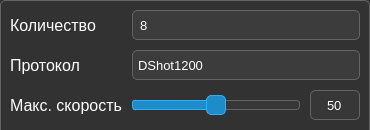
    <widget class="QWidget" name="MotorsSettingsWidget_1" native="true">
     <property name="sizePolicy">
      <sizepolicy hsizetype="Expanding" vsizetype="Fixed">
       <horstretch>0</horstretch>
       <verstretch>0</verstretch>
      </sizepolicy>
     </property>
     <property name="minimumSize">
      <size>
       <width>370</width>
       <height>130</height>
      </size>
     </property>
     <property name="maximumSize">
      <size>
       <width>370</width>
       <height>130</height>
      </size>
     </property>
     <property name="mouseTracking">
      <bool>false</bool>
     </property>
     <property name="autoFillBackground">
      <bool>false</bool>
     </property>
     <property name="styleSheet">
      <string notr="true">background-color:rgb(50,50,50);
border: 1px solid rgb(100,100,100);
border-bottom-width: 0px;
border-radius:5px;
border-bottom-left-radius: 0px;
border-bottom-right-radius: 0px;</string>
     </property>
     <layout class="QGridLayout" name="gridLayout">
      <property name="leftMargin">
       <number>10</number>
      </property>
      <property name="topMargin">
       <number>10</number>
      </property>
      <property name="rightMargin">
       <number>10</number>
      </property>
      <property name="bottomMargin">
       <number>10</number>
      </property>
      <property name="spacing">
       <number>10</number>
      </property>
      <item row="2" column="2">
       <widget class="QLineEdit" name="MaxSpeedEdit">
        <property name="sizePolicy">
         <sizepolicy hsizetype="Fixed" vsizetype="Fixed">
          <horstretch>0</horstretch>
          <verstretch>0</verstretch>
         </sizepolicy>
        </property>
        <property name="minimumSize">
         <size>
          <width>50</width>
          <height>30</height>
         </size>
        </property>
        <property name="maximumSize">
         <size>
          <width>50</width>
          <height>30</height>
         </size>
        </property>
        <property name="font">
         <font>
          <family>Arial</family>
          <pointsize>10</pointsize>
          <weight>50</weight>
          <italic>false</italic>
          <bold>false</bold>
          <kerning>true</kerning>
         </font>
        </property>
        <property name="mouseTracking">
         <bool>false</bool>
        </property>
        <property name="styleSheet">
         <string notr="true">QLineEdit {
	font: 10pt &quot;Arial&quot;;
	color: white;
	background: rgb(55,55,55);
	selection-background-color: rgb(30,140,200);
    border: 1px solid rgb(100,100,100);
    border-radius: 5px;
}</string>
        </property>
        <property name="text">
         <string>50</string>
        </property>
        <property name="maxLength">
         <number>3</number>
        </property>
        <property name="alignment">
         <set>Qt::AlignCenter</set>
        </property>
       </widget>
      </item>
      <item row="2" column="1">
       <widget class="QSlider" name="MaxSpeedSlider">
        <property name="sizePolicy">
         <sizepolicy hsizetype="Preferred" vsizetype="Fixed">
          <horstretch>0</horstretch>
          <verstretch>0</verstretch>
         </sizepolicy>
        </property>
        <property name="minimumSize">
         <size>
          <width>0</width>
          <height>30</height>
         </size>
        </property>
        <property name="maximumSize">
         <size>
          <width>16777215</width>
          <height>30</height>
         </size>
        </property>
        <property name="styleSheet">
         <string notr="true">QSlider {
	background: transparent;
	border: none;
}

QSlider::groove:horizontal {
    border: 1px solid rgb(100,100,100);
	border-radius: 3px;
    height: 8px;
    background: rgb(55,55,55);
    margin: 2px 0;
}

QSlider::handle:horizontal {
    background: rgb(30,140,200);
    border: 1px solid rgb(38,179,255);
	border-radius: 5px;
    width: 18px;
    margin: -6px 0; /* handle is placed by default on the contents rect of the groove. Expand outside the groove */
}

QSlider::sub-page:horizontal {
    border: 1px solid rgb(38,179,255);
	border-radius: 3px;
    height: 8px;
    background: rgb(30,140,200);
	margin: 2px 0;
}</string>
        </property>
        <property name="maximum">
         <number>100</number>
        </property>
        <property name="singleStep">
         <number>1</number>
        </property>
        <property name="pageStep">
         <number>1</number>
        </property>
        <property name="value">
         <number>50</number>
        </property>
        <property name="sliderPosition">
         <number>50</number>
        </property>
        <property name="orientation">
         <enum>Qt::Horizontal</enum>
        </property>
        <property name="tickPosition">
         <enum>QSlider::NoTicks</enum>
        </property>
        <property name="tickInterval">
         <number>0</number>
        </property>
       </widget>
      </item>
      <item row="0" column="0">
       <widget class="QLabel" name="MotorsNumberLabel">
        <property name="sizePolicy">
         <sizepolicy hsizetype="Fixed" vsizetype="Fixed">
          <horstretch>0</horstretch>
          <verstretch>0</verstretch>
         </sizepolicy>
        </property>
        <property name="minimumSize">
         <size>
          <width>0</width>
          <height>30</height>
         </size>
        </property>
        <property name="maximumSize">
         <size>
          <width>16777215</width>
          <height>30</height>
         </size>
        </property>
        <property name="font">
         <font>
          <family>Arial</family>
          <pointsize>12</pointsize>
          <weight>50</weight>
          <bold>false</bold>
          <kerning>true</kerning>
         </font>
        </property>
        <property name="mouseTracking">
         <bool>false</bool>
        </property>
        <property name="styleSheet">
         <string notr="true">color:rgb(255,255,255);
border: none;
background: transparent;</string>
        </property>
        <property name="text">
         <string>Количество</string>
        </property>
       </widget>
      </item>
      <item row="1" column="0">
       <widget class="QLabel" name="MotorsProtocolLabel">
        <property name="sizePolicy">
         <sizepolicy hsizetype="Fixed" vsizetype="Fixed">
          <horstretch>0</horstretch>
          <verstretch>0</verstretch>
         </sizepolicy>
        </property>
        <property name="minimumSize">
         <size>
          <width>0</width>
          <height>30</height>
         </size>
        </property>
        <property name="maximumSize">
         <size>
          <width>16777215</width>
          <height>30</height>
         </size>
        </property>
        <property name="font">
         <font>
          <family>Arial</family>
          <pointsize>12</pointsize>
          <weight>50</weight>
          <bold>false</bold>
          <kerning>true</kerning>
         </font>
        </property>
        <property name="mouseTracking">
         <bool>false</bool>
        </property>
        <property name="styleSheet">
         <string notr="true">color:rgb(255,255,255);
border: none;
background: transparent;</string>
        </property>
        <property name="text">
         <string>Протокол</string>
        </property>
       </widget>
      </item>
      <item row="2" column="0">
       <widget class="QLabel" name="MotorsMaxSpeedLabel">
        <property name="sizePolicy">
         <sizepolicy hsizetype="Fixed" vsizetype="Fixed">
          <horstretch>0</horstretch>
          <verstretch>0</verstretch>
         </sizepolicy>
        </property>
        <property name="minimumSize">
         <size>
          <width>0</width>
          <height>30</height>
         </size>
        </property>
        <property name="maximumSize">
         <size>
          <width>16777215</width>
          <height>30</height>
         </size>
        </property>
        <property name="font">
         <font>
          <family>Arial</family>
          <pointsize>12</pointsize>
          <weight>50</weight>
          <bold>false</bold>
          <kerning>true</kerning>
         </font>
        </property>
        <property name="mouseTracking">
         <bool>false</bool>
        </property>
        <property name="styleSheet">
         <string notr="true">color:rgb(255,255,255);
border: none;
background: transparent;</string>
        </property>
        <property name="text">
         <string>Макс. скорость</string>
        </property>
       </widget>
      </item>
      <item row="0" column="1" colspan="2">
       <widget class="QSpinBox" name="MotorsNumberSpinBox">
        <property name="sizePolicy">
         <sizepolicy hsizetype="Preferred" vsizetype="Fixed">
          <horstretch>0</horstretch>
          <verstretch>0</verstretch>
         </sizepolicy>
        </property>
        <property name="minimumSize">
         <size>
          <width>0</width>
          <height>30</height>
         </size>
        </property>
        <property name="maximumSize">
         <size>
          <width>16777215</width>
          <height>30</height>
         </size>
        </property>
        <property name="font">
         <font>
          <family>MS Shell Dlg 2</family>
          <pointsize>10</pointsize>
          <weight>50</weight>
          <italic>false</italic>
          <bold>false</bold>
          <kerning>true</kerning>
         </font>
        </property>
        <property name="mouseTracking">
         <bool>false</bool>
        </property>
        <property name="styleSheet">
         <string notr="true">QSpinBox {
	font: 10pt &quot;MS Shell Dlg 2&quot;;
	color: white;
	selection-background-color: rgb(30,140,200);
	background: rgb(60,60,60);
	padding-left: 5px;
    padding-right: 15px; /* make room for the arrows */
    border: 1px solid rgb(100,100,100);
	border-radius: 5px;
}

QSpinBox::up-button {
    subcontrol-origin: border;
    subcontrol-position: top right; /* position at the top right corner */
    width: 10px;
	height: 10px;
	border-radius: 5px;
	top: 4px;
	right: 8px;
}

QSpinBox::up-button:pressed {
    top: 5px;
}

QSpinBox::up-arrow {
    image: url(Icons/ComboBoxUpArrow.png);
	width: 10px;
	height: 10px;
}

QSpinBox::up-arrow:disabled, QSpinBox::up-arrow:off { /* off state when value is max */
   image: none;
}

QSpinBox::down-button {
    subcontrol-origin: border;
    subcontrol-position: bottom right; /* position at bottom right corner */
    width: 10px;
	height: 10px;
	border-radius: 5px;
	bottom: 5px;
	right: 8px;
}

QSpinBox::down-button:pressed {
    bottom: 4px;
}

QSpinBox::down-arrow {
    image: url(Icons/ComboBoxDownArrow.png);
	width: 10px;
	height: 10px;
}

QSpinBox::down-arrow:disabled, QSpinBox::down-arrow:off { /* off state when value in min */
 	image: none;
}</string>
        </property>
        <property name="alignment">
         <set>Qt::AlignLeading|Qt::AlignLeft|Qt::AlignVCenter</set>
        </property>
        <property name="minimum">
         <number>1</number>
        </property>
        <property name="maximum">
         <number>10</number>
        </property>
        <property name="value">
         <number>8</number>
        </property>
       </widget>
      </item>
      <item row="1" column="1" colspan="2">
       <widget class="QComboBox" name="MotorsProtocolComboBox">
        <property name="sizePolicy">
         <sizepolicy hsizetype="Expanding" vsizetype="Fixed">
          <horstretch>0</horstretch>
          <verstretch>0</verstretch>
         </sizepolicy>
        </property>
        <property name="minimumSize">
         <size>
          <width>0</width>
          <height>30</height>
         </size>
        </property>
        <property name="maximumSize">
         <size>
          <width>16777215</width>
          <height>30</height>
         </size>
        </property>
        <property name="font">
         <font>
          <family>MS Shell Dlg 2</family>
          <pointsize>10</pointsize>
          <weight>50</weight>
          <italic>false</italic>
          <bold>false</bold>
          <kerning>true</kerning>
         </font>
        </property>
        <property name="mouseTracking">
         <bool>false</bool>
        </property>
        <property name="styleSheet">
         <string notr="true">QComboBox {
	font: 10pt &quot;MS Shell Dlg 2&quot;;
	color: white;
    padding: 1px 18px 1px 5px;
}

QComboBox:editable {
    background: rgb(60,60,60);
	border: 1px solid rgb(100,100,100) ;
    border-top-left-radius: 5px;
	border-top-right-radius: 5px;
}

QComboBox:!editable, QComboBox::drop-down:editable { /* Штука не выдвинута*/
	background: rgb(60,60,60);
	border: 1px solid rgb(100,100,100) ;
    border-top-left-radius: 5px;
	border-top-right-radius: 5px;
	border-bottom-left-radius: 5px;
	border-bottom-right-radius: 5px;
}

QComboBox:!editable:on, QComboBox::drop-down:editable:on { /* Штука выдвинута*/
	background: rgb(60,60,60);
	border: 1px solid rgb(100,100,100) ;
    border-top-left-radius: 5px;
	border-top-right-radius: 5px;
	border-bottom-left-radius: 0px;
	border-bottom-right-radius: 0px;
} 

QComboBox::drop-down {
    subcontrol-origin: padding;
    subcontrol-position: top right;
    width: 15px;

    border-top-right-radius: 5px; /* same radius as the QComboBox */
    border-bottom-right-radius: 5px;
}

QComboBox::down-arrow {
    image: url(Icons/ComboBoxDownArrow.png);
	width: 10px;
	height: 10px;
	right: 5px;
} 

QComboBox::down-arrow:on { /* shift the arrow when popup is open */
    image: url(Icons/ComboBoxUpArrow.png);
}

QComboBox QAbstractItemView {
	color: white;
	border: 1px solid rgb(100,100,100) ;
	border-radius: 5px;
	border-top-left-radius: 0px;
	border-top-right-radius: 0px;
	background-color: rgb(60,60,60);
    selection-background-color: rgb(30,140,200);
}</string>
        </property>
        <property name="currentIndex">
         <number>3</number>
        </property>
        <item>
         <property name="text">
          <string>DShot150</string>
         </property>
        </item>
        <item>
         <property name="text">
          <string>DShot300</string>
         </property>
        </item>
        <item>
         <property name="text">
          <string>DShot600</string>
         </property>
        </item>
        <item>
         <property name="text">
          <string>DShot1200</string>
         </property>
        </item>
       </widget>
      </item>
     </layout>
    </widget>
